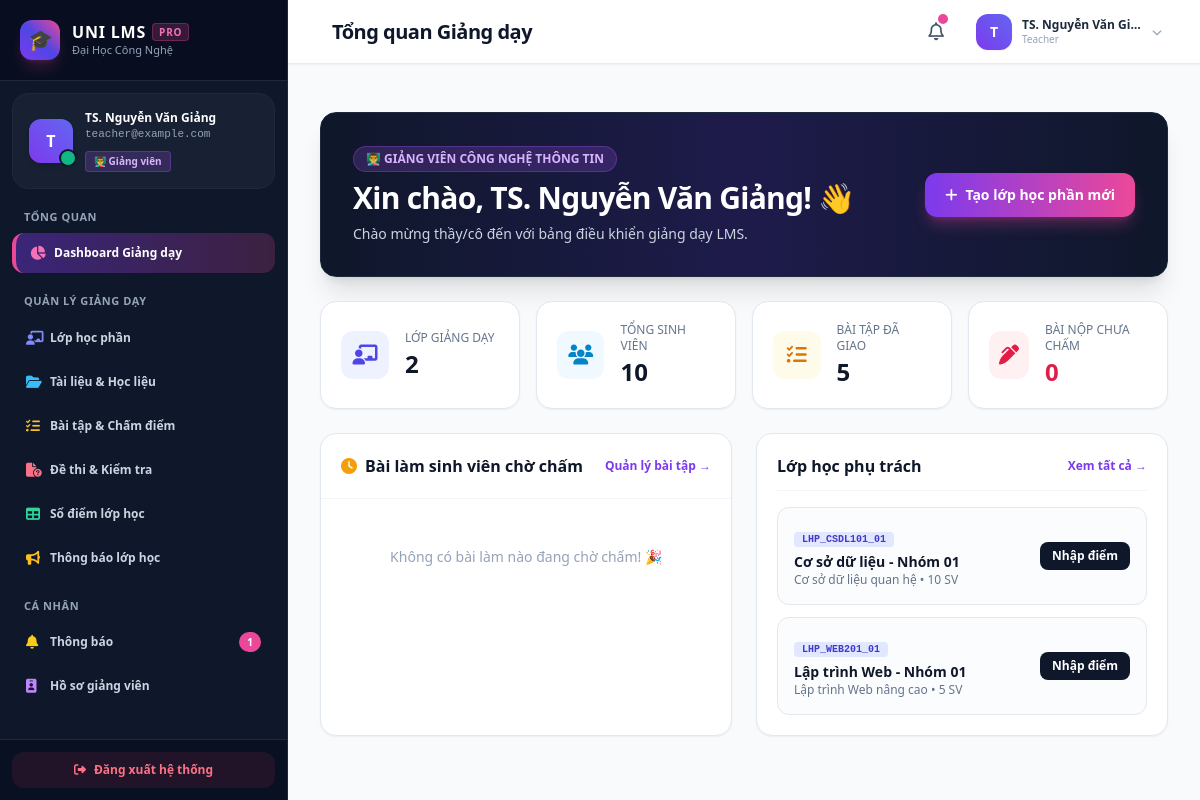
Page /teacher/dashboard (signed in) on the earlier database version.
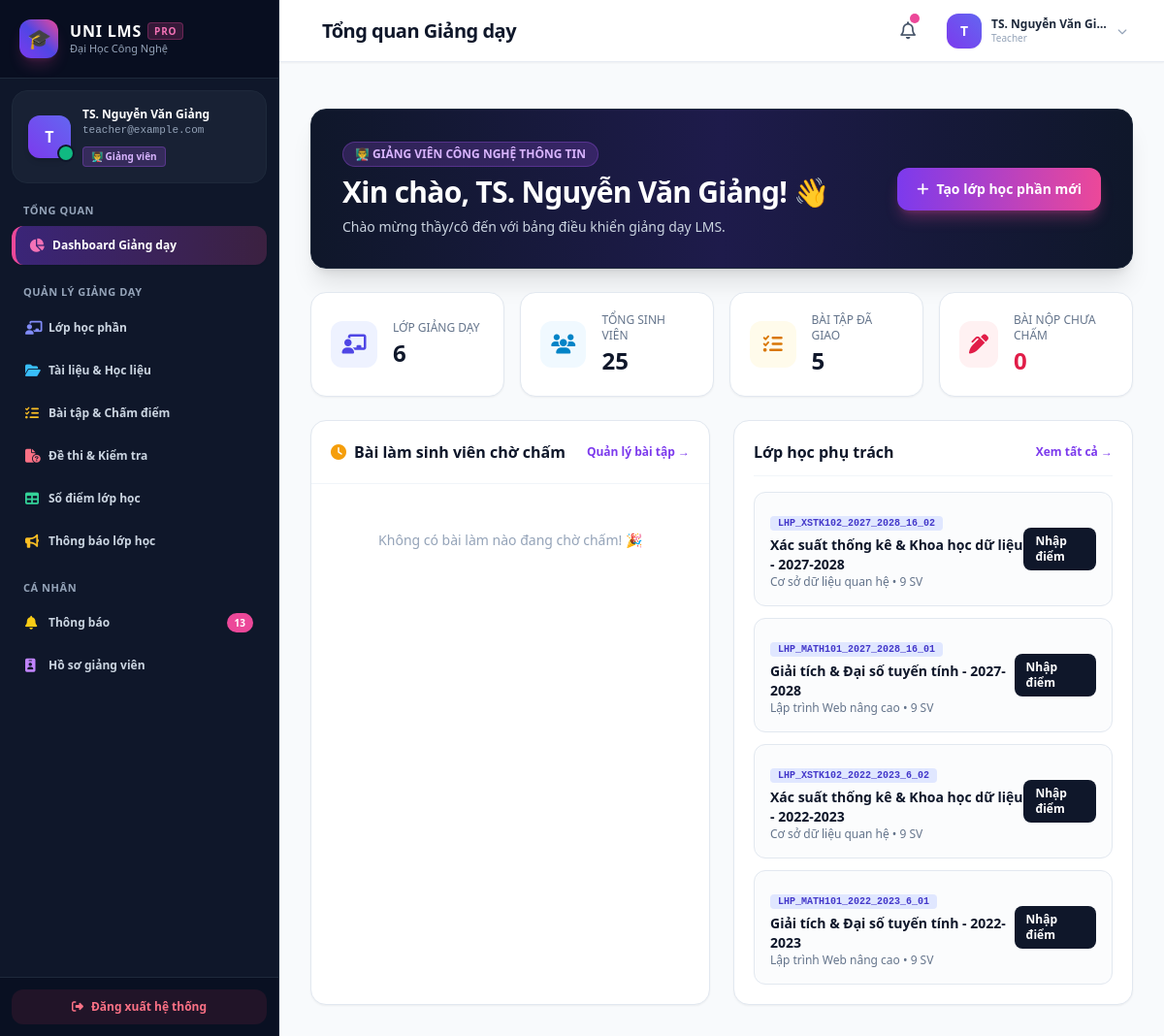
Same page on the later database version.
### tables this page shows
CREATE TABLE courses (
        id INTEGER PRIMARY KEY AUTOINCREMENT,
        subject_id INTEGER NOT NULL,
        teacher_id INTEGER NOT NULL,
        code TEXT UNIQUE NOT NULL,
        name TEXT NOT NULL,
        semester TEXT DEFAULT 'HK1 (2024-2025)',
        academic_year TEXT DEFAULT '2024-2025',
        room TEXT DEFAULT 'A101',
        schedule_info TEXT DEFAULT 'Thứ 2 (08:00 - 11:30)',
        description TEXT DEFAULT '',
        FOREIGN KEY (subject_id) REFERENCES subjects (id) ON DELETE CASCADE,
        FOREIGN KEY (teacher_id) REFERENCES users (id) ON DELETE CASCADE
    );

CREATE TABLE subjects (
        id INTEGER PRIMARY KEY AUTOINCREMENT,
        department_id INTEGER,
        code TEXT UNIQUE NOT NULL,
        name TEXT NOT NULL,
        credits INTEGER NOT NULL DEFAULT 3,
        description TEXT DEFAULT '',
        FOREIGN KEY (department_id) REFERENCES departments (id) ON DELETE SET NULL
    );

### app/routes/teacher_routes.py (the view)
@teacher_bp.route('/dashboard')
@login_required
@role_required('teacher')
def dashboard():
    user = get_current_user()
    classes_count = query_db("SELECT COUNT(*) as count FROM courses WHERE teacher_id = ?", (user['id'],), one=True)['count']
    total_students = query_db("""
        SELECT COUNT(DISTINCT e.student_id) as count
        FROM enrollments e
        JOIN courses c ON e.course_id = c.id
        WHERE c.teacher_id = ?
    """, (user['id'],), one=True)['count']
    assignments_count = query_db("SELECT COUNT(*) as count FROM assignments WHERE created_by = ?", (user['id'],), one=True)['count']
    ungraded_count = query_db("""
        SELECT COUNT(s.id) as count
        FROM submissions s
        JOIN assignments a ON s.assignment_id = a.id
        WHERE a.created_by = ? AND s.score IS NULL
    """, (user['id'],), one=True)['count']
    recent_classes = query_db("""
        SELECT c.*, sub.name as subject_name,
               (SELECT COUNT(*) FROM enrollments WHERE course_id = c.id) as student_count
        FROM courses c
        JOIN subjects sub ON c.subject_id = sub.id
        WHERE c.teacher_id = ?
        ORDER BY c.id DESC LIMIT 4
    """, (user['id'],))
    pending_submissions = query_db("""
        SELECT s.*, u.full_name as student_name, a.title as assignment_title, c.name as course_name
        FROM submissions s
        JOIN users u ON s.student_id = u.id
        JOIN assignments a ON s.assignment_id = a.id
        JOIN courses c ON a.course_id = c.id
        WHERE a.created_by = ? AND s.score IS NULL
        ORDER BY s.submitted_at DESC LIMIT 5
    """, (user['id'],))
    return render_template(
        'teacher/dashboard.html',
        classes_count=classes_count,
        total_students=total_students,
        assignments_count=assignments_count,
        ungraded_count=ungraded_count,
        recent_classes=recent_classes,
        pending_submissions=pending_submissions
    )

### app/auth.py (called while the page is built, shortened)
def get_current_user():
    if 'user_id' not in session:
        return None
    if 'current_user' not in g:
        g.current_user = query_db(
            "SELECT * FROM users WHERE id = ? AND is_active = 1",
            (session['user_id'],),
            one=True
        )
    return g.current_user

def login_required(f):
    @wraps(f)
    def decorated_function(*args, **kwargs):
        user = get_current_user()
        if user is None:
            flash("Vui lòng đăng nhập để truy cập trang này.", "warning")
            return redirect(url_for('auth_bp.login', next=request.url))
        return f(*args, **kwargs)
    return decorated_function

def role_required(*roles):
    def decorator(f):
        @wraps(f)
        def decorated_function(*args, **kwargs):
            user = get_current_user()
            if user is None:
                flash("Vui lòng đăng nhập để thực hiện thao tác này.", "warning")
                return redirect(url_for('auth_bp.login'))
            return f(*args, **kwargs)
        return decorated_function
    return decorator

### app/templates/teacher/dashboard.html (shortened to what the changed rows need)
{% extends "base.html" %}
{% block header_title %}Tổng quan Giảng dạy{% endblock %}
{% block content %}
<div class="space-y-6">
    <div class="p-6 lg:p-8 rounded-2xl bg-gradient-to-r from-slate-900 via-indigo-950 to-slate-900 text-white shadow-xl flex flex-col md:flex-row md:items-center justify-between gap-4 border border-slate-800">
        <div class="space-y-2">
            <h1 class="text-2xl lg:text-3xl font-bold tracking-tight">Xin chào, {{ current_user.full_name }}! 👋</h1>
        </div>
    </div>
    <div class="grid grid-cols-1 sm:grid-cols-2 lg:grid-cols-4 gap-4">
        <a href="{{ url_for('teacher_bp.classes') }}" class="bg-white p-5 rounded-2xl border border-slate-200 shadow-sm hover:shadow-md hover:border-indigo-300 transition-all flex items-center space-x-4">
            <div>
                <p class="text-xs font-medium text-slate-500 uppercase">Lớp giảng dạy</p>
                <h3 class="text-2xl font-extrabold text-slate-900 mt-0.5">{{ classes_count }}</h3>
            </div>
        </a>
        <a href="{{ url_for('teacher_bp.classes') }}" class="bg-white p-5 rounded-2xl border border-slate-200 shadow-sm hover:shadow-md hover:border-sky-300 transition-all flex items-center space-x-4">
            <div>
                <p class="text-xs font-medium text-slate-500 uppercase">Tổng Sinh viên</p>
                <h3 class="text-2xl font-extrabold text-slate-900 mt-0.5">{{ total_students }}</h3>
            </div>
        </a>
    </div>
    <div class="grid grid-cols-1 lg:grid-cols-2 gap-6">
        <div class="bg-white rounded-2xl border border-slate-200 shadow-sm p-5 space-y-4">
            <div class="space-y-3">
                {% for c in recent_classes %}
                <div class="p-4 rounded-xl border border-slate-200 bg-slate-50/50 flex items-center justify-between">
                    <div>
                        <span class="text-[10px] font-bold px-2 py-0.5 rounded bg-indigo-100 text-indigo-700 font-mono">{{ c.code }}</span>
                        <h4 class="font-bold text-slate-900 text-sm mt-1">{{ c.name }}</h4>
                        <p class="text-xs text-slate-500">{{ c.subject_name }} • {{ c.student_count }} SV</p>
                    </div>
                    <a href="{{ url_for('teacher_bp.grades', course_id=c.id) }}" class="px-3 py-1.5 bg-slate-900 text-white font-semibold text-xs rounded-lg hover:bg-slate-800 transition-all">
                        Nhập điểm
                    </a>
                </div>
                {% endfor %}
            </div>
        </div>
    </div>
</div>
{% endblock %}

### app/templates/base.html (shortened to what the changed rows need)
<!DOCTYPE html>
<html lang="vi">
<head>
    <script src="https://cdn.tailwindcss.com"></script>
    <link rel="stylesheet" href="https://cdnjs.cloudflare.com/ajax/libs/font-awesome/6.5.1/css/all.min.css">
</head>
<body class="bg-slate-100 text-slate-800 font-sans antialiased min-h-screen flex flex-col">
    {% if current_user %}
    <div class="flex h-screen overflow-hidden">
        <aside id="sidebar" class="fixed lg:static inset-y-0 left-0 z-50 w-72 bg-slate-900 text-white flex flex-col transition-transform duration-300 transform -translate-x-full lg:translate-x-0 shrink-0 sidebar-scrollbar overflow-y-auto border-r border-slate-800 shadow-2xl lg:shadow-none">
            <div class="p-5 flex items-center justify-between border-b border-slate-800 bg-slate-950/50">
                <a href="{{ url_for('common_bp.profile') }}" class="flex items-center space-x-3 group">
                    <div>
                        <h1 class="font-extrabold text-base leading-tight tracking-wider text-white flex items-center gap-1.5">
                            <span>UNI LMS</span>
                            <span class="text-[10px] px-1.5 py-0.5 rounded bg-pink-500/20 text-pink-400 font-bold border border-pink-500/30">PRO</span>
                        </h1>
                    </div>
                </a>
            </div>
            <nav class="flex-1 px-3 py-2 space-y-5">
                {% if current_user.role == 'student' %}
                    <div>
                        <p class="px-3 text-[11px] font-bold text-slate-400 uppercase tracking-wider mb-2">Tổng quan</p>
                        <a href="{{ url_for('student_bp.dashboard') }}" class="flex items-center px-3.5 py-2.5 rounded-xl text-xs font-semibold transition-all duration-200 {% if request.endpoint == 'student_bp.dashboard' %} bg-gradient-to-r from-purple-600/40 to-pink-500/20 text-white border-l-4 border-pink-500 shadow-sm {% else %} text-slate-300 hover:bg-slate-800 hover:text-white {% endif %}">
                            <i class="fa-solid fa-chart-line w-6 text-pink-400 text-sm"></i>
                            <span>Dashboard Học tập</span>
                        </a>
                    </div>
                    <div>
                        <p class="px-3 text-[11px] font-bold text-slate-400 uppercase tracking-wider mb-2">Học tập & Rèn luyện</p>
                        <div class="space-y-1">
                            <a href="{{ url_for('student_bp.classes') }}" class="flex items-center px-3.5 py-2.5 rounded-xl text-xs font-semibold transition-all duration-200 {% if 'class' in request.endpoint %} bg-gradient-to-r from-purple-600/40 to-pink-500/20 text-white border-l-4 border-pink-500 shadow-sm {% else %} text-slate-300 hover:bg-slate-800 hover:text-white {% endif %}">
                                <i class="fa-solid fa-book-bookmark w-6 text-indigo-400 text-sm"></i>
                                <span>Lớp học phần</span>
                            </a>
                            <a href="{{ url_for('student_bp.materials') }}" class="flex items-center px-3.5 py-2.5 rounded-xl text-xs font-semibold transition-all duration-200 {% if request.endpoint == 'student_bp.materials' %} bg-gradient-to-r from-purple-600/40 to-pink-500/20 text-white border-l-4 border-pink-500 shadow-sm {% else %} text-slate-300 hover:bg-slate-800 hover:text-white {% endif %}">
                                <i class="fa-solid fa-folder-open w-6 text-sky-400 text-sm"></i>
                                <span>Tài liệu & Học liệu</span>
                            </a>
                            <a href="{{ url_for('student_bp.assignments') }}" class="flex items-center px-3.5 py-2.5 rounded-xl text-xs font-semibold transition-all duration-200 {% if 'assignment' in request.endpoint %} bg-gradient-to-r from-purple-600/40 to-pink-500/20 text-white border-l-4 border-pink-500 shadow-sm {% else %} text-slate-300 hover:bg-slate-800 hover:text-white {% endif %}">
                                <i class="fa-solid fa-pen-to-square w-6 text-amber-400 text-sm"></i>
                                <span>Bài tập & Nộp bài</span>
                            </a>
                            <a href="{{ url_for('student_bp.exams') }}" class="flex items-center px-3.5 py-2.5 rounded-xl text-xs font-semibold transition-all duration-200 {% if 'exam' in request.endpoint %} bg-gradient-to-r from-purple-600/40 to-pink-500/20 text-white border-l-4 border-pink-500 shadow-sm {% else %} text-slate-300 hover:bg-slate-800 hover:text-white {% endif %}">
                                <i class="fa-solid fa-stopwatch w-6 text-rose-400 text-sm"></i>
                                <span>Kiểm tra trực tuyến</span>
                            </a>
                            <a href="{{ url_for('student_bp.academic_results') }}" class="flex items-center px-3.5 py-2.5 rounded-xl text-xs font-semibold transition-all duration-200 {% if request.endpoint == 'student_bp.academic_results' %} bg-gradient-to-r from-purple-600/40 to-pink-500/20 text-white border-l-4 border-pink-500 shadow-sm {% else %} text-slate-300 hover:bg-slate-800 hover:text-white {% endif %}">
                                <i class="fa-solid fa-graduation-cap w-6 text-emerald-400 text-sm"></i>
                                <span>Kết quả học tập & Điểm</span>
                            </a>
                        </div>
                    </div>
                    <div>
                        <p class="px-3 text-[11px] font-bold text-slate-400 uppercase tracking-wider mb-2">Cá nhân</p>
                        <div class="space-y-1">
                            <a href="{{ url_for('common_bp.notifications') }}" class="flex items-center justify-between px-3.5 py-2.5 rounded-xl text-xs font-semibold transition-all duration-200 {% if request.endpoint == 'common_bp.notifications' %} bg-gradient-to-r from-purple-600/40 to-pink-500/20 text-white border-l-4 border-pink-500 shadow-sm {% else %} text-slate-300 hover:bg-slate-800 hover:text-white {% endif %}">
                                <div class="flex items-center">
                                    <i class="fa-solid fa-bell w-6 text-yellow-400 text-sm"></i>
                                    <span>Thông báo</span>
                                </div>
                                {% if unread_notifications_count > 0 %}
                                    <span class="bg-pink-500 text-white text-[10px] px-2 py-0.5 rounded-full font-bold">{{ unread_notifications_count }}</span>
                                {% endif %}
                            </a>
                            <a href="{{ url_for('common_bp.profile') }}" class="flex items-center px-3.5 py-2.5 rounded-xl text-xs font-semibold transition-all duration-200 {% if request.endpoint == 'common_bp.profile' %} bg-gradient-to-r from-purple-600/40 to-pink-500/20 text-white border-l-4 border-pink-500 shadow-sm {% else %} text-slate-300 hover:bg-slate-800 hover:text-white {% endif %}">
                                <i class="fa-solid fa-id-badge w-6 text-purple-400 text-sm"></i>
                                <span>Hồ sơ cá nhân</span>
                            </a>
                        </div>
                    </div>
                {% elif current_user.role == 'teacher' %}
                    <div>
                        <div class="space-y-1">
                            <a href="{{ url_for('common_bp.notifications') }}" class="flex items-center justify-between px-3.5 py-2.5 rounded-xl text-xs font-semibold transition-all duration-200 {% if request.endpoint == 'common_bp.notifications' %} bg-gradient-to-r from-purple-600/40 to-pink-500/20 text-white border-l-4 border-pink-500 shadow-sm {% else %} text-slate-300 hover:bg-slate-800 hover:text-white {% endif %}">
                                <div class="flex items-center">
                                    <i class="fa-solid fa-bell w-6 text-yellow-400 text-sm"></i>
                                    <span>Thông báo</span>
                                </div>
                                {% if unread_notifications_count > 0 %}
                                    <span class="bg-pink-500 text-white text-[10px] px-2 py-0.5 rounded-full font-bold">{{ unread_notifications_count }}</span>
                                {% endif %}
                            </a>
                        </div>
                    </div>
                {% endif %}
            </nav>
        </aside>
        <div class="flex-1 flex flex-col min-w-0 overflow-hidden bg-slate-50">
            <header class="bg-white border-b border-slate-200/80 h-16 flex items-center justify-between px-4 lg:px-8 shrink-0 shadow-sm z-30">
                <div class="flex items-center space-x-3">
                    <div>
                        <h2 class="text-lg lg:text-xl font-extrabold text-slate-900 tracking-tight leading-tight">
                            {% block header_title %}Trang chủ LMS{% endblock %}
                        </h2>
                    </div>
                </div>
            </header>
            <main class="flex-1 overflow-y-auto p-4 lg:p-8 custom-scrollbar">
                {% block content %}{% endblock %}
            </main>
        </div>
    </div>
    {% endif %}
</body>
</html>

Differences in the rows shown:
no longer on this page (row unchanged): courses: code "LHP_CSDL101_01", name "Cơ sở dữ liệu - Nhóm 01", subject_name "Cơ sở dữ liệu quan hệ", student_count "10"
no longer on this page (row unchanged): courses: code "LHP_WEB201_01", name "Lập trình Web - Nhóm 01", subject_name "Lập trình Web nâng cao", student_count "5"
added courses: code "LHP_XSTK102_2027_2028_16_02", name "Xác suất thống kê & Khoa học dữ liệu - 2027-2028", subject_name "Cơ sở dữ liệu quan hệ", student_count "9"
added courses: code "LHP_MATH101_2027_2028_16_01", name "Giải tích & Đại số tuyến tính - 2027-2028", subject_name "Lập trình Web nâng cao", student_count "9"
added courses: code "LHP_XSTK102_2022_2023_6_02", name "Xác suất thống kê & Khoa học dữ liệu - 2022-2023", subject_name "Cơ sở dữ liệu quan hệ", student_count "9"
added courses: code "LHP_MATH101_2022_2023_6_01", name "Giải tích & Đại số tuyến tính - 2022-2023", subject_name "Lập trình Web nâng cao", student_count "9"
Other differences:
{{ unread_notifications_count }}: "1" → "13"
{{ classes_count }}: "2" → "6"
{{ total_students }}: "10" → "25"
